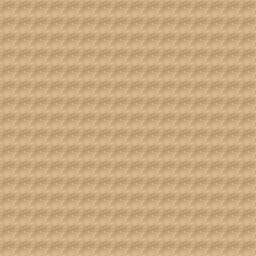

Rendered tile map (Tiled .tmx) drawn with the repository's tilesets; below, a short description and the map source with its tile grids summarised:
An orthogonal 16x16 tile map with 16x16 px tiles, 1 tile layer (Ground), 2 tilesets and 63 objects (16x Convertor_Right, 15x Convertor_Down, 15x Convertor_Left, 15x Convertor_Up, Nest, ...).

<map version="1.10" tiledversion="1.10.2" orientation="orthogonal" renderorder="right-down" width="16" height="16" tilewidth="16" tileheight="16" infinite="0" nextlayerid="42" nextobjectid="109">
 <properties>
  <property name="excalibur" type="bool" value="true" />
 </properties>
 <tileset firstgid="1" name="tileset" tilewidth="16" tileheight="16" tilecount="48" columns="8">
  <image source="1level.png" width="128" height="96" />
 </tileset>
 <tileset firstgid="49" name="tile_finish" tilewidth="16" tileheight="16" tilecount="4" columns="4">
  <image source="tile_finish.png" width="64" height="16" />
  <tile id="0">
   <animation>
    <frame tileid="0" duration="90" />
    <frame tileid="1" duration="90" />
    <frame tileid="2" duration="90" />
    <frame tileid="3" duration="90" />
   </animation>
  </tile>
 </tileset>
 <layer id="37" name="Ground" width="16" height="16">
  <data>[256 cells, 256 non-empty, 1 distinct tile ids]</data>
 </layer>
 <objectgroup id="38" name="Convertor">
  <object id="45" name="Convertor_Right" gid="42" x="64" y="48" width="16" height="16">
   <properties>
    <property name="CollisionType" value="Passive" />
   </properties>
  </object>
  <object id="46" name="Convertor_Right" gid="42" x="80" y="48" width="16" height="16">
   <properties>
    <property name="CollisionType" value="Passive" />
   </properties>
  </object>
  <object id="49" name="Convertor_Right" gid="42" x="80" y="16" width="16" height="16">
   <properties>
    <property name="CollisionType" value="Passive" />
   </properties>
  </object>
  <object id="50" name="Convertor_Right" gid="42" x="96" y="16" width="16" height="16">
   <properties>
    <property name="CollisionType" value="Passive" />
   </properties>
  </object>
  <object id="51" name="Convertor_Right" gid="42" x="112" y="16" width="16" height="16">
   <properties>
    <property name="CollisionType" value="Passive" />
   </properties>
  </object>
  <object id="52" name="Convertor_Right" gid="42" x="128" y="16" width="16" height="16">
   <properties>
    <property name="CollisionType" value="Passive" />
   </properties>
  </object>
  <object id="53" name="Convertor_Right" gid="42" x="144" y="16" width="16" height="16">
   <properties>
    <property name="CollisionType" value="Passive" />
   </properties>
  </object>
  <object id="54" name="Convertor_Right" gid="42" x="160" y="16" width="16" height="16">
   <properties>
    <property name="CollisionType" value="Passive" />
   </properties>
  </object>
  <object id="55" name="Convertor_Right" gid="42" x="176" y="16" width="16" height="16">
   <properties>
    <property name="CollisionType" value="Passive" />
   </properties>
  </object>
  <object id="56" name="Convertor_Right" gid="42" x="192" y="16" width="16" height="16">
   <properties>
    <property name="CollisionType" value="Passive" />
   </properties>
  </object>
  <object id="57" name="Convertor_Right" gid="42" x="16" y="16" width="16" height="16">
   <properties>
    <property name="CollisionType" value="Passive" />
   </properties>
  </object>
  <object id="58" name="Convertor_Right" gid="42" x="32" y="16" width="16" height="16">
   <properties>
    <property name="CollisionType" value="Passive" />
   </properties>
  </object>
  <object id="59" name="Convertor_Right" gid="42" x="48" y="16" width="16" height="16">
   <properties>
    <property name="CollisionType" value="Passive" />
   </properties>
  </object>
  <object id="60" name="Convertor_Right" gid="42" x="64" y="16" width="16" height="16">
   <properties>
    <property name="CollisionType" value="Passive" />
   </properties>
  </object>
  <object id="61" name="Convertor_Right" gid="42" x="208" y="16" width="16" height="16">
   <properties>
    <property name="CollisionType" value="Passive" />
   </properties>
  </object>
  <object id="63" name="Convertor_Down" gid="44" x="240" y="16" width="16" height="16">
   <properties>
    <property name="CollisionType" value="Passive" />
   </properties>
  </object>
  <object id="64" name="Convertor_Down" gid="44" x="240" y="32" width="16" height="16">
   <properties>
    <property name="CollisionType" value="Passive" />
   </properties>
  </object>
  <object id="65" name="Convertor_Down" gid="44" x="240" y="48" width="16" height="16">
   <properties>
    <property name="CollisionType" value="Passive" />
   </properties>
  </object>
  <object id="66" name="Convertor_Down" gid="44" x="240" y="64" width="16" height="16">
   <properties>
    <property name="CollisionType" value="Passive" />
   </properties>
  </object>
  <object id="67" name="Convertor_Down" gid="44" x="240" y="80" width="16" height="16">
   <properties>
    <property name="CollisionType" value="Passive" />
   </properties>
  </object>
  <object id="68" name="Convertor_Down" gid="44" x="240" y="96" width="16" height="16">
   <properties>
    <property name="CollisionType" value="Passive" />
   </properties>
  </object>
  <object id="69" name="Convertor_Down" gid="44" x="240" y="112" width="16" height="16">
   <properties>
    <property name="CollisionType" value="Passive" />
   </properties>
  </object>
  <object id="70" name="Convertor_Down" gid="44" x="240" y="128" width="16" height="16">
   <properties>
    <property name="CollisionType" value="Passive" />
   </properties>
  </object>
  <object id="71" name="Convertor_Down" gid="44" x="240" y="144" width="16" height="16">
   <properties>
    <property name="CollisionType" value="Passive" />
   </properties>
  </object>
  <object id="72" name="Convertor_Down" gid="44" x="240" y="160" width="16" height="16">
   <properties>
    <property name="CollisionType" value="Passive" />
   </properties>
  </object>
  <object id="73" name="Convertor_Down" gid="44" x="240" y="176" width="16" height="16">
   <properties>
    <property name="CollisionType" value="Passive" />
   </properties>
  </object>
  <object id="74" name="Convertor_Down" gid="44" x="240" y="192" width="16" height="16">
   <properties>
    <property name="CollisionType" value="Passive" />
   </properties>
  </object>
  <object id="75" name="Convertor_Down" gid="44" x="240" y="208" width="16" height="16">
   <properties>
    <property name="CollisionType" value="Passive" />
   </properties>
  </object>
  <object id="76" name="Convertor_Down" gid="44" x="240" y="224" width="16" height="16">
   <properties>
    <property name="CollisionType" value="Passive" />
   </properties>
  </object>
  <object id="77" name="Convertor_Down" gid="44" x="240" y="240" width="16" height="16">
   <properties>
    <property name="CollisionType" value="Passive" />
   </properties>
  </object>
  <object id="78" name="Convertor_Left" gid="41" x="240" y="256" width="16" height="16">
   <properties>
    <property name="CollisionType" value="Passive" />
   </properties>
  </object>
  <object id="79" name="Convertor_Left" gid="41" x="224" y="256" width="16" height="16">
   <properties>
    <property name="CollisionType" value="Passive" />
   </properties>
  </object>
  <object id="80" name="Convertor_Left" gid="41" x="208" y="256" width="16" height="16">
   <properties>
    <property name="CollisionType" value="Passive" />
   </properties>
  </object>
  <object id="81" name="Convertor_Left" gid="41" x="192" y="256" width="16" height="16">
   <properties>
    <property name="CollisionType" value="Passive" />
   </properties>
  </object>
  <object id="82" name="Convertor_Left" gid="41" x="176" y="256" width="16" height="16">
   <properties>
    <property name="CollisionType" value="Passive" />
   </properties>
  </object>
  </objectgroup>
 <objectgroup id="39" name="Nests">
  <!-- 1 objects omitted --></objectgroup>
 <objectgroup id="41" name="Camera">
  <!-- 1 objects omitted --></objectgroup>
</map>
<!-- 28 of 63 objects omitted -->
